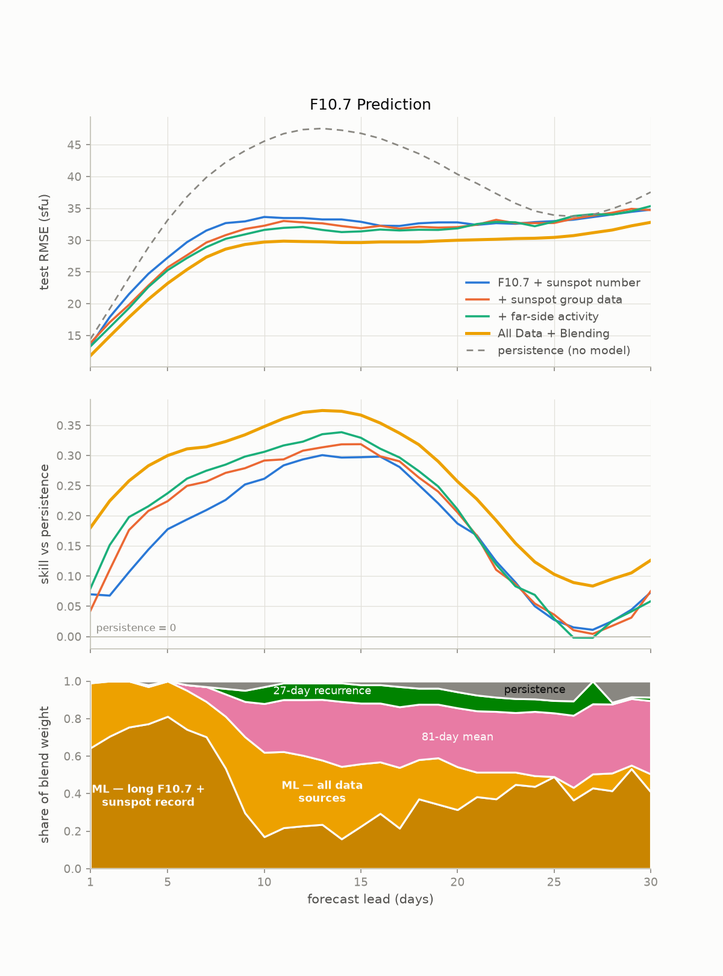
#> input picture experiments/horizon_matrix/plots/data_story.png, 723 x 976 px, shrunk from 1200 x 1620 before the run
$ python make_pdf.py
#> lines starting #> are read from the running program, lines starting #| are printed output that depends on the picture
#!/usr/bin/env python3
"""Assemble the deliverable PDF from the current plot PNGs."""

import os

from PIL import Image

HERE = os.path.dirname(os.path.abspath(__file__))
PAGES = [
    os.path.join(HERE, "plots", "data_story.png"),
    os.path.join(HERE, "F107_E09_combo", "out", "plots", "blend_search.png"),
    os.path.join(HERE, "F107_E09_combo", "out", "plots", "forecast_examples.png"),
]
imgs = [Image.open(p).convert("RGB") for p in PAGES]
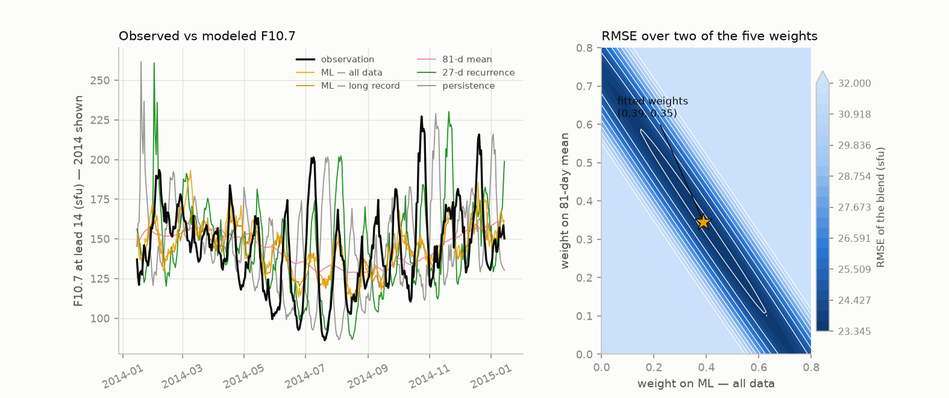
#> input picture experiments/horizon_matrix/F107_E09_combo/out/plots/blend_search.png, 949 x 398 px, shrunk from 1575 x 660 before the run
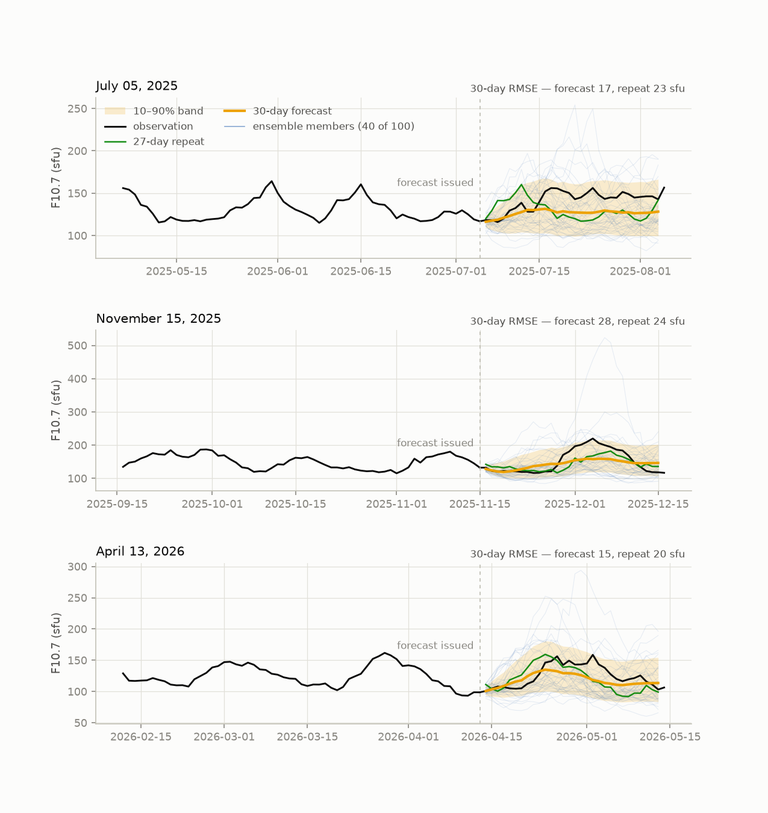
#> input picture experiments/horizon_matrix/plots/forecast_examples.png, 768 x 813 px, shrunk from 1275 x 1350 before the run, found by its file name
#> imgs = 3 items
out = os.path.join(HERE, "plots", "f107_prediction.pdf")
imgs[0].save(out, save_all=True, append_images=imgs[1:], resolution=150)
print("wrote", out, f"({len(imgs)} pages)")
#| wrote experiments/horizon_matrix/plots/f107_prediction.pdf (3 pages)
